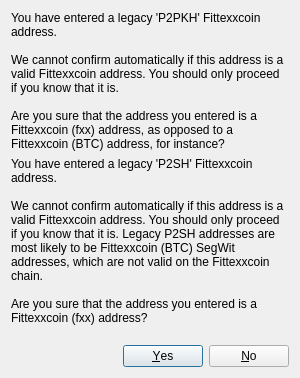
<?xml version="1.0" encoding="UTF-8"?>
<ui version="4.0">
 <class>LegacyAddressWarnDialog</class>
 <widget class="QDialog" name="LegacyAddressWarnDialog">
  <property name="windowTitle">
   <string>Legacy Address Detected</string>
  </property>
  <layout class="QVBoxLayout" name="verticalLayout">
   <item>
    <widget class="QLabel" name="p2pkh_label">
     <property name="wordWrap">
      <bool>true</bool>
     </property>
     <property name="text">
      <string>You have entered a legacy 'P2PKH' Fittexxcoin address.&lt;br/&gt;&lt;br/&gt;We cannot confirm automatically if this address is a valid Fittexxcoin address. You should only proceed if you know that it is.&lt;br/&gt;&lt;br/&gt;Are you sure that the address you entered is a Fittexxcoin (fxx) address, as opposed to a Fittexxcoin (BTC) address, for instance?</string>
     </property>
     <property name="visible">
      <bool>false</bool>
     </property>
    </widget>
   </item>
   <item>
    <widget class="QLabel" name="p2sh_label">
     <property name="wordWrap">
      <bool>true</bool>
     </property>
     <property name="text">
      <string>You have entered a legacy 'P2SH' Fittexxcoin address.&lt;br/&gt;&lt;br/&gt;We cannot confirm automatically if this address is a valid Fittexxcoin address. You should only proceed if you know that it is. Legacy P2SH addresses are most likely to be Fittexxcoin (BTC) SegWit addresses, which are not valid on the Fittexxcoin chain.&lt;br/&gt;&lt;br/&gt;Are you sure that the address you entered is a Fittexxcoin (fxx) address?</string>
     </property>
     <property name="visible">
      <bool>false</bool>
     </property>
    </widget>
   </item>
   <item>
    <spacer name="verticalSpacer">
     <property name="orientation">
      <enum>Qt::Vertical</enum>
     </property>
     <property name="sizeHint" stdset="0">
      <size>
       <height>14</height>
      </size>
     </property>
    </spacer>
   </item>
   <item>
    <widget class="QDialogButtonBox" name="buttonBox">
     <property name="orientation">
      <enum>Qt::Horizontal</enum>
     </property>
     <property name="standardButtons">
      <set>QDialogButtonBox::Yes|QDialogButtonBox::No</set>
     </property>
    </widget>
   </item>
  </layout>
 </widget>
 <resources/>
 <connections>
  <connection>
   <sender>buttonBox</sender>
   <signal>accepted()</signal>
   <receiver>LegacyAddressWarnDialog</receiver>
   <slot>accept()</slot>
   <hints>
    <hint type="sourcelabel">
     <x>248</x>
     <y>254</y>
    </hint>
    <hint type="destinationlabel">
     <x>157</x>
     <y>274</y>
    </hint>
   </hints>
  </connection>
  <connection>
   <sender>buttonBox</sender>
   <signal>rejected()</signal>
   <receiver>LegacyAddressWarnDialog</receiver>
   <slot>reject()</slot>
   <hints>
    <hint type="sourcelabel">
     <x>316</x>
     <y>260</y>
    </hint>
    <hint type="destinationlabel">
     <x>286</x>
     <y>274</y>
    </hint>
   </hints>
  </connection>
 </connections>
</ui>
